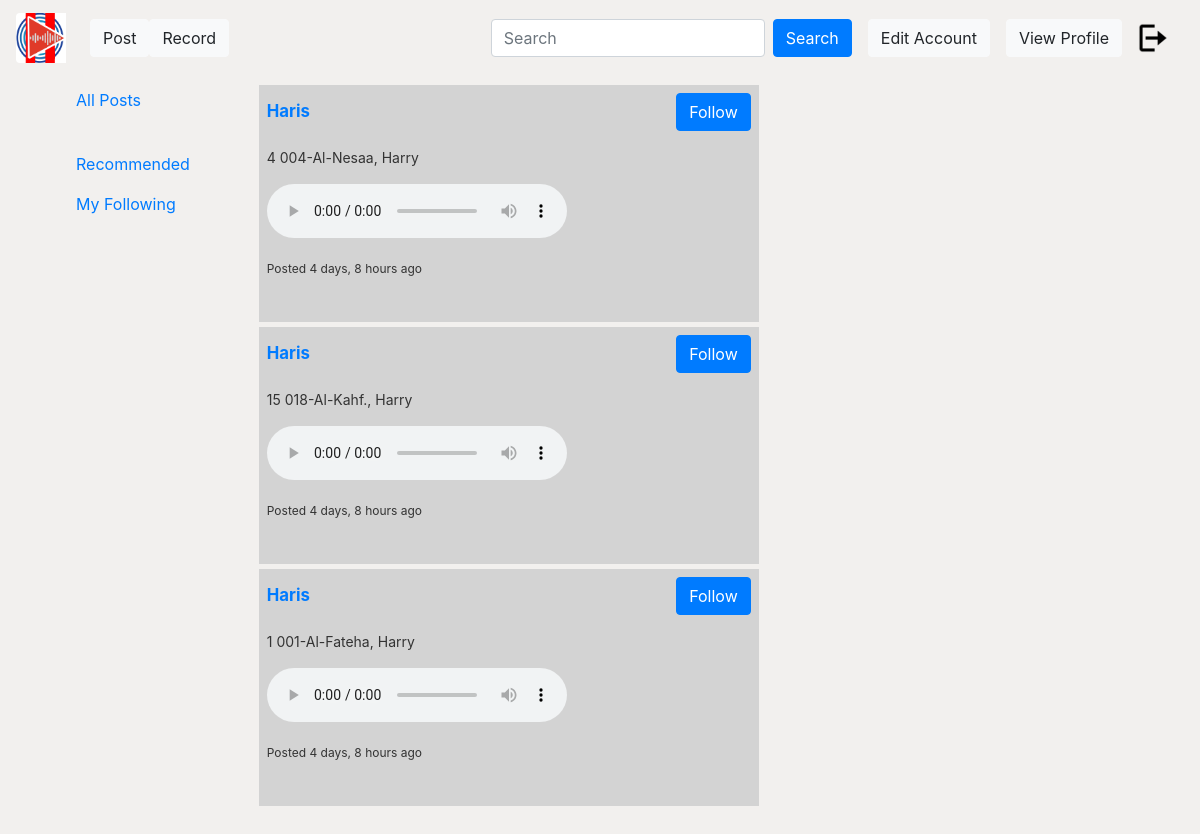
The page /searchpage/ (signed in) on the database its author committed.
### user/models.py (models this page shows, shortened)
class Post(models.Model):
    juza=models.CharField(max_length=100,blank=True,null=True)
    surah= models.CharField(max_length=100,blank=True,null=True)
    reader= models.CharField(max_length=100,blank=True,null=True)
    file = models.FileField(upload_to="posts")
    content = models.TextField(max_length=1000)
    date_posted = models.DateTimeField(default=timezone.now)
    author = models.ForeignKey(User, on_delete=models.CASCADE)

### user/views.py (the view)
# urls.py: path('searchpage/', views.searchpage, name="searchpage"),
@login_required
def searchpage(request):
    query = request.GET.get('q', '')
    results = Post.objects.filter(surah__icontains=query) | Post.objects.filter(reader__icontains=query) | Post.objects.filter(author__username__icontains=query)
    return render(request, 'user/searchpage.html', {'results': results, 'query': query, 'user': request.user})

### user/templates/user/searchpage.html (shortened to what this page needs)
{% extends "user/base.html" %} {% block content %}
<div class="row">
  <div class="col-md-3">
    {% if user.is_authenticated %}
    {% include 'user/sidebar.html' %}
    {% else %}
    <a type="button" href="{% url 'site-user-login' %}">Login</a>
    {% endif %}
  <div class="col-md-3">
    {% if results %}
    {% for post in results %}
    <div class="level-item has-text-centered"
      style="background-color: lightgray; padding: 8px; margin-top: 5px; width: 500px;">
      <p style="font-size: 14px;" class="d-flex flex-row justify-content-between">
        <a href="{% url 'profile' post.author.id %}" class="align-content-center" style="font-size: larger;">
          <strong>{{ post.author.username | title }}</strong>
        </a>
        {% if user.is_authenticated %}
        <a href="/follow/{{ post.author.id }}/" class="btn btn-primary align-left">Follow</a>
        {% endif %}
      </p>
      <p style="font-size: 14px">
        {{ post.juza }} {{ post.surah }}, {{ post.reader }}
      </p>
      <audio controls>
        <source src="/media/{{ post.file }}" type="audio/mpeg" />
        <source src="/media/{{ post.file }}" type="audio/webm" />
      </audio>
      <div class="row">
        <div class="col-md-8">
          <p style="font-size: 12px; margin-top: 10px">
            Posted {{ post.date_posted|timesince }} ago
          </p>
        </div>
      </div>
    </div>
    {% endfor %}
    {% else %}
    <p>No Post found.</p>
    {% endif %}
  </div>
<header class="site-header">
  <nav class="navbar navbar-expand-md navbar-dark bg-steel fixed-top">
    <a class="navbar-brand mr-4" href="{% url 'site-homepage' %}">{% load static %} <img
        src="{% static 'user/media/NewLogo_3.png' %}" class="rounded-left" alt="logo" width=50px height=50px /></a>
    <a href="{% url 'post_form' %}" class="btn btn-light">Post</a>
    <a href="{% url 'record' %}" class="btn btn-light">Record</a>
    <div class="collapse navbar-collapse" id="navbarToggle">
      <form class="d-flex" role="search" action="{% url 'searchpage' %}" method="GET">
        <input class="form-control me-2" type="search" placeholder="Search" name="q" required aria-label="Search" />
        <button class="btn btn-primary align-left ml-2" type="submit">
          Search
        </button>
      </form>
    </div>
    {% if user.is_authenticated %}
    <a type="button" href="{% url 'site-editacc' %}" class="btn btn-light ml-3">Edit Account</a>
    <a type="button" href="{% url 'profile' user.id %}" class="btn btn-light ml-3">View Profile</a>
    <a class="nav-item nav-link" href="{% url 'site-user-logout' %}">{% load static %} <img
        src="{% static 'user/media/logout.png' %}" width=30px height=30px</a>
      {% endif%}
  </nav>
</header>
{% endblock content %}

### user/static/user/name.css (style rules this page uses)
body { background:#f2f0ee; color: #333333; margin-top: 5rem; }

### rows shown on the page
Post: author.username "Haris", juza "4", surah "004-Al-Nesaa", reader "Harry", date_posted "4 days, 8 hours"
Post: author.username "Haris", juza "15", surah "018-Al-Kahf.", reader "Harry", date_posted "4 days, 8 hours"
Post: author.username "Haris", juza "1", surah "001-Al-Fateha", reader "Harry", date_posted "4 days, 8 hours"
